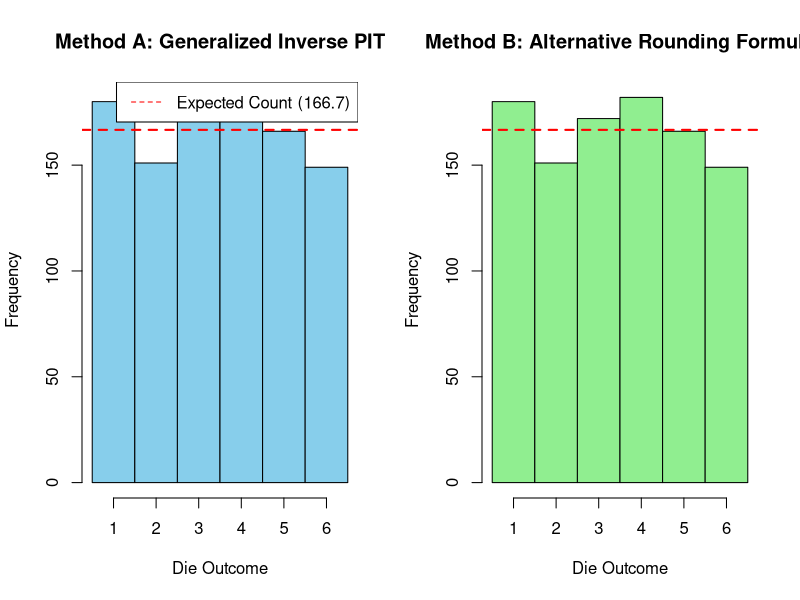

Reproduce this figure in R.
# --- Exercise: Simulate fair die rolls (n=1000) using two methods ---

# 1. Define Parameters
n <- 1000        # Number of samples
outcomes <- 1:6  # Possible outcomes of the die roll (1, 2, 3, 4, 5, 6)
probs <- 1/6     # Probability of each outcome

# --- Step 1: Draw n samples from the standard uniform distribution U(0, 1) ---
u_samples <- runif(n)

# ====================================================================
## 2. Method A: Generalized Inverse PIT
# ====================================================================

# Define the cumulative probability boundaries (0, 1/6, 2/6, ..., 1)
cdf_breaks <- seq(0, 1, by = probs)

# Use cut() to implement the Generalized Inverse: 
# x_i = k if (k-1)/6 < u_i <= k/6
# 'right = TRUE' ensures the interval is (a, b], matching the discrete CDF logic.
x_pit <- as.numeric(as.character(cut(u_samples, 
                                     breaks = cdf_breaks, 
                                     labels = outcomes,
                                     right = TRUE)))

# ====================================================================
## 3. Method B: Alternative Rounding Formula
# ====================================================================

# Implement the formula: x_i = round(0.5 + 6 * u_i)
# This uses the specific continuous-to-discrete mapping provided in the exercise.
x_round <- round(0.5 + 6 * u_samples)

# ====================================================================
## 4. Verification and Comparison
# ====================================================================

cat("--- Frequencies Comparison (n =", n, ") ---\n")
cat("Theoretical Frequency (1/6):", round(1/6, 4), "\n\n")

# Check Frequencies for PIT Method
pit_frequencies <- prop.table(table(x_pit))
cat("PIT Method Frequencies:\n")
print(round(pit_frequencies, 4))

# Check Frequencies for Rounding Method
round_frequencies <- prop.table(table(x_round))
cat("\nRounding Method Frequencies:\n")
print(round(round_frequencies, 4))


# ====================================================================
## 5. Plotting Histograms
# ====================================================================

# Set up the plotting area to show two graphs side-by-side
par(mfrow = c(1, 2))

# --- Plot 1: Generalized Inverse PIT Histogram ---
hist(x_pit, 
     breaks = seq(0.5, 6.5, by = 1), # Define bins to center bars on integers 1-6
     main = "Method A: Generalized Inverse PIT",
     xlab = "Die Outcome",
     ylab = "Frequency",
     col = "skyblue",
     border = "black",
     xaxt = 'n') # Suppress default x-axis labels

axis(side = 1, at = outcomes) # Set x-axis ticks to the integer outcomes (1-6)

# Add a horizontal line for the expected frequency (n * 1/6)
abline(h = n * probs, col = "red", lty = 2, lwd = 2)
legend("topright", legend = "Expected Count (166.7)", col = "red", lty = 2)

# --- Plot 2: Alternative Rounding Method Histogram ---
hist(x_round, 
     breaks = seq(0.5, 6.5, by = 1), # Define bins to center bars on integers 1-6
     main = "Method B: Alternative Rounding Formula",
     xlab = "Die Outcome",
     ylab = "Frequency",
     col = "lightgreen",
     border = "black",
     xaxt = 'n') # Suppress default x-axis labels

axis(side = 1, at = outcomes) # Set x-axis ticks to the integer outcomes (1-6)

# Add a horizontal line for the expected frequency
abline(h = n * probs, col = "red", lty = 2, lwd = 2)

# Reset plotting layout to default
par(mfrow = c(1, 1))
